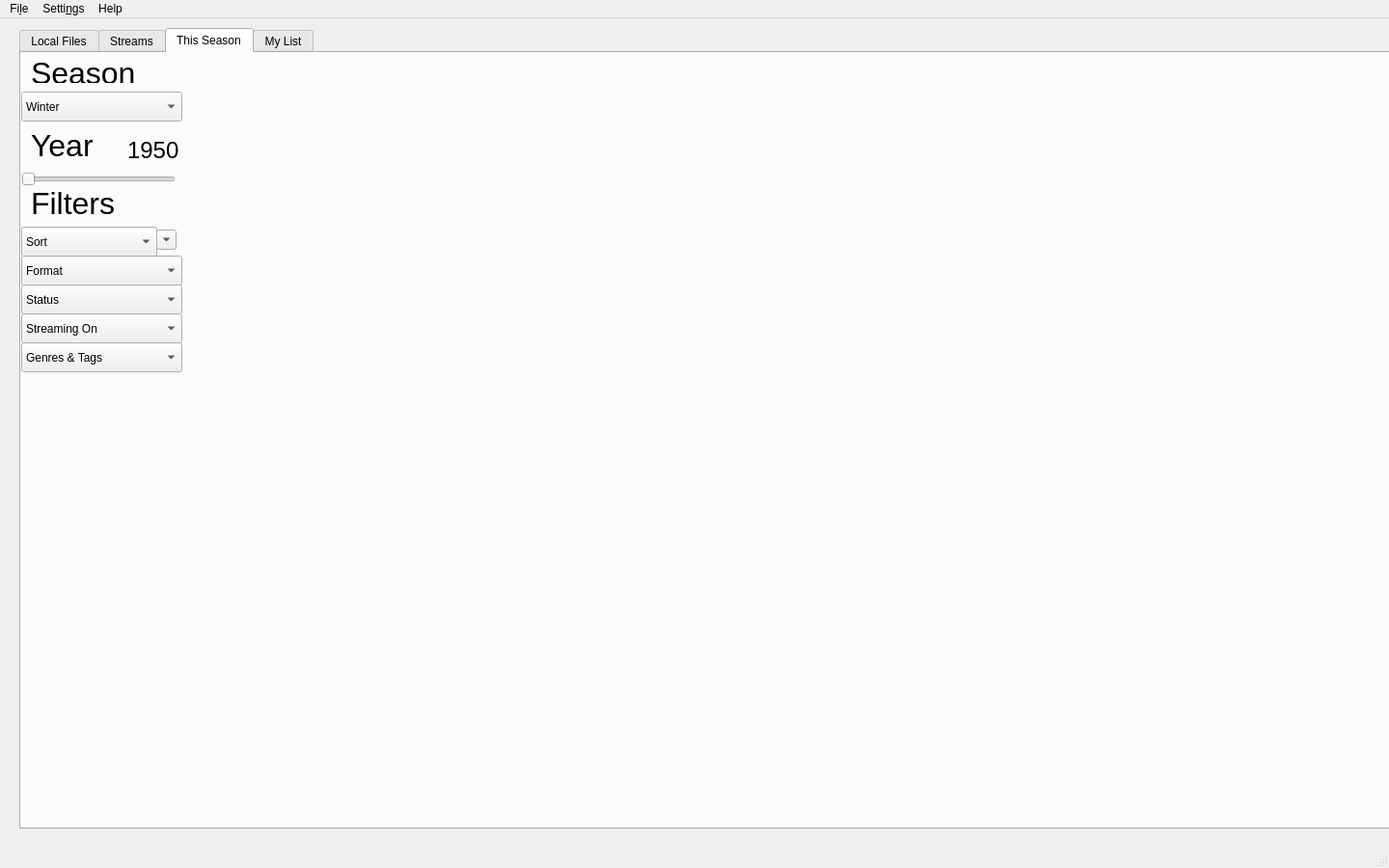
<?xml version="1.0" encoding="UTF-8"?>
<ui version="4.0">
 <class>MainWindow</class>
 <widget class="QMainWindow" name="MainWindow">
  <property name="geometry">
   <rect>
    <x>0</x>
    <y>0</y>
    <width>1440</width>
    <height>900</height>
   </rect>
  </property>
  <property name="windowTitle">
   <string>ENE</string>
  </property>
  <widget class="QWidget" name="centralwidget">
   <widget class="QTabWidget" name="tabWidget">
    <property name="geometry">
     <rect>
      <x>20</x>
      <y>10</y>
      <width>1421</width>
      <height>831</height>
     </rect>
    </property>
    <property name="cursor">
     <cursorShape>ArrowCursor</cursorShape>
    </property>
    <property name="mouseTracking">
     <bool>true</bool>
    </property>
    <property name="currentIndex">
     <number>2</number>
    </property>
    <widget class="QWidget" name="tabLocalFiles">
     <attribute name="title">
      <string>Local Files</string>
     </attribute>
     <widget class="QWidget" name="gridLayoutWidget">
      <property name="geometry">
       <rect>
        <x>10</x>
        <y>10</y>
        <width>1391</width>
        <height>771</height>
       </rect>
      </property>
      <layout class="QGridLayout" name="gridLayout_2"/>
     </widget>
    </widget>
    <widget class="QWidget" name="tabWidgetPage2">
     <attribute name="title">
      <string>Streams</string>
     </attribute>
    </widget>
    <widget class="QWidget" name="tab">
     <attribute name="title">
      <string>This Season</string>
     </attribute>
     <widget class="QComboBox" name="season_combobox">
      <property name="geometry">
       <rect>
        <x>0</x>
        <y>40</y>
        <width>167</width>
        <height>31</height>
       </rect>
      </property>
      <property name="currentText">
       <string>Winter</string>
      </property>
      <item>
       <property name="text">
        <string>Winter</string>
       </property>
      </item>
      <item>
       <property name="text">
        <string>Spring</string>
       </property>
      </item>
      <item>
       <property name="text">
        <string>Summer</string>
       </property>
      </item>
      <item>
       <property name="text">
        <string>Fall</string>
       </property>
      </item>
     </widget>
     <widget class="QLabel" name="season_label">
      <property name="geometry">
       <rect>
        <x>10</x>
        <y>10</y>
        <width>141</width>
        <height>21</height>
       </rect>
      </property>
      <property name="font">
       <font>
        <pointsize>24</pointsize>
       </font>
      </property>
      <property name="text">
       <string>Season</string>
      </property>
     </widget>
     <widget class="QLabel" name="year_label">
      <property name="geometry">
       <rect>
        <x>10</x>
        <y>80</y>
        <width>141</width>
        <height>31</height>
       </rect>
      </property>
      <property name="font">
       <font>
        <pointsize>24</pointsize>
       </font>
      </property>
      <property name="text">
       <string>Year</string>
      </property>
     </widget>
     <widget class="QSlider" name="year_slider">
      <property name="geometry">
       <rect>
        <x>0</x>
        <y>120</y>
        <width>160</width>
        <height>22</height>
       </rect>
      </property>
      <property name="cursor">
       <cursorShape>OpenHandCursor</cursorShape>
      </property>
      <property name="mouseTracking">
       <bool>false</bool>
      </property>
      <property name="minimum">
       <number>1950</number>
      </property>
      <property name="maximum">
       <number>2020</number>
      </property>
      <property name="orientation">
       <enum>Qt::Horizontal</enum>
      </property>
     </widget>
     <widget class="QLabel" name="year_number_label">
      <property name="geometry">
       <rect>
        <x>110</x>
        <y>90</y>
        <width>61</width>
        <height>21</height>
       </rect>
      </property>
      <property name="font">
       <font>
        <pointsize>18</pointsize>
       </font>
      </property>
      <property name="text">
       <string>1950</string>
      </property>
     </widget>
     <widget class="QLabel" name="filter_label">
      <property name="geometry">
       <rect>
        <x>10</x>
        <y>140</y>
        <width>141</width>
        <height>31</height>
       </rect>
      </property>
      <property name="font">
       <font>
        <pointsize>24</pointsize>
       </font>
      </property>
      <property name="text">
       <string>Filters</string>
      </property>
     </widget>
     <widget class="QComboBox" name="sort_combobox">
      <property name="geometry">
       <rect>
        <x>0</x>
        <y>180</y>
        <width>141</width>
        <height>31</height>
       </rect>
      </property>
      <property name="currentText">
       <string>Sort</string>
      </property>
      <item>
       <property name="text">
        <string>Sort</string>
       </property>
      </item>
      <item>
       <property name="text">
        <string>Popularity</string>
       </property>
      </item>
      <item>
       <property name="text">
        <string>Score</string>
       </property>
      </item>
      <item>
       <property name="text">
        <string>Trending</string>
       </property>
      </item>
      <item>
       <property name="text">
        <string>Favourites</string>
       </property>
      </item>
      <item>
       <property name="text">
        <string>Date Added</string>
       </property>
      </item>
     </widget>
     <widget class="QToolButton" name="sort_asc_button">
      <property name="geometry">
       <rect>
        <x>140</x>
        <y>183</y>
        <width>21</width>
        <height>21</height>
       </rect>
      </property>
      <property name="text">
       <string>...</string>
      </property>
      <property name="arrowType">
       <enum>Qt::DownArrow</enum>
      </property>
     </widget>
     <widget class="QComboBox" name="format_combobox">
      <property name="geometry">
       <rect>
        <x>0</x>
        <y>210</y>
        <width>167</width>
        <height>31</height>
       </rect>
      </property>
      <property name="currentText">
       <string>Format</string>
      </property>
      <item>
       <property name="text">
        <string>Format</string>
       </property>
      </item>
      <item>
       <property name="text">
        <string>TV</string>
       </property>
      </item>
      <item>
       <property name="text">
        <string>TV Short</string>
       </property>
      </item>
      <item>
       <property name="text">
        <string>Movie</string>
       </property>
      </item>
      <item>
       <property name="text">
        <string>Special</string>
       </property>
      </item>
      <item>
       <property name="text">
        <string>OVA</string>
       </property>
      </item>
      <item>
       <property name="text">
        <string>ONA</string>
       </property>
      </item>
      <item>
       <property name="text">
        <string>Music</string>
       </property>
      </item>
     </widget>
     <widget class="QComboBox" name="status_combobox">
      <property name="geometry">
       <rect>
        <x>0</x>
        <y>240</y>
        <width>167</width>
        <height>31</height>
       </rect>
      </property>
      <property name="currentText">
       <string>Status</string>
      </property>
      <item>
       <property name="text">
        <string>Status</string>
       </property>
      </item>
      <item>
       <property name="text">
        <string>Releasing</string>
       </property>
      </item>
      <item>
       <property name="text">
        <string>Finished</string>
       </property>
      </item>
      <item>
       <property name="text">
        <string>Not Yet Released</string>
       </property>
      </item>
      <item>
       <property name="text">
        <string>Cancelled</string>
       </property>
      </item>
     </widget>
     <widget class="QComboBox" name="streaming_combobox">
      <property name="geometry">
       <rect>
        <x>0</x>
        <y>270</y>
        <width>167</width>
        <height>31</height>
       </rect>
      </property>
      <property name="currentText">
       <string>Streaming On</string>
      </property>
      <item>
       <property name="text">
        <string>Streaming On</string>
       </property>
      </item>
      <item>
       <property name="text">
        <string>Crunchyroll</string>
       </property>
      </item>
      <item>
       <property name="text">
        <string>Funimation</string>
       </property>
      </item>
      <item>
       <property name="text">
        <string>Netflix</string>
       </property>
      </item>
      <item>
       <property name="text">
        <string>Amazon</string>
       </property>
      </item>
      <item>
       <property name="text">
        <string>Hidive</string>
       </property>
      </item>
      <item>
       <property name="text">
        <string>Hulu</string>
       </property>
      </item>
      <item>
       <property name="text">
        <string>Animelab</string>
       </property>
      </item>
     </widget>
     <widget class="QComboBox" name="genre_combobox">
      <property name="geometry">
       <rect>
        <x>0</x>
        <y>300</y>
        <width>167</width>
        <height>31</height>
       </rect>
      </property>
      <property name="currentText">
       <string>Genres &amp; Tags</string>
      </property>
      <item>
       <property name="text">
        <string>Genres &amp; Tags</string>
       </property>
      </item>
     </widget>
    </widget>
    <widget class="QWidget" name="tab_2">
     <attribute name="title">
      <string>My List</string>
     </attribute>
    </widget>
   </widget>
  </widget>
  <widget class="QMenuBar" name="menubar">
   <property name="geometry">
    <rect>
     <x>0</x>
     <y>0</y>
     <width>1440</width>
     <height>29</height>
    </rect>
   </property>
   <widget class="QMenu" name="menuFile">
    <property name="title">
     <string>Fi&amp;le</string>
    </property>
    <addaction name="action_open_folder"/>
   </widget>
   <widget class="QMenu" name="menuSettings">
    <property name="title">
     <string>Setti&amp;ngs</string>
    </property>
    <addaction name="action_prefences"/>
   </widget>
   <widget class="QMenu" name="menuHelp">
    <property name="title">
     <string>Help</string>
    </property>
    <addaction name="actionHelp"/>
    <addaction name="separator"/>
    <addaction name="actionAbout_Ene"/>
    <addaction name="action_source_code"/>
   </widget>
   <addaction name="menuFile"/>
   <addaction name="menuSettings"/>
   <addaction name="menuHelp"/>
  </widget>
  <widget class="QStatusBar" name="statusbar"/>
  <action name="action_prefences">
   <property name="text">
    <string>&amp;Preferences</string>
   </property>
  </action>
  <action name="action_open_folder">
   <property name="text">
    <string>&amp;Open local folder</string>
   </property>
  </action>
  <action name="actionAbout_Ene">
   <property name="text">
    <string>&amp;About Ene</string>
   </property>
  </action>
  <action name="action_source_code">
   <property name="text">
    <string>&amp;Source Code</string>
   </property>
  </action>
  <action name="actionHelp">
   <property name="text">
    <string>&amp;Help</string>
   </property>
  </action>
 </widget>
 <resources/>
 <connections/>
</ui>
